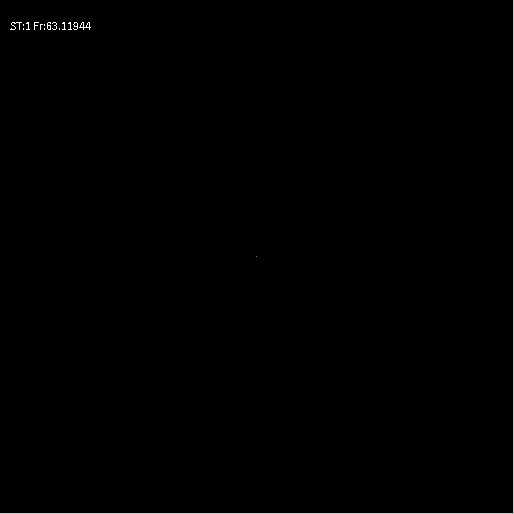
Frame 1 (no input)
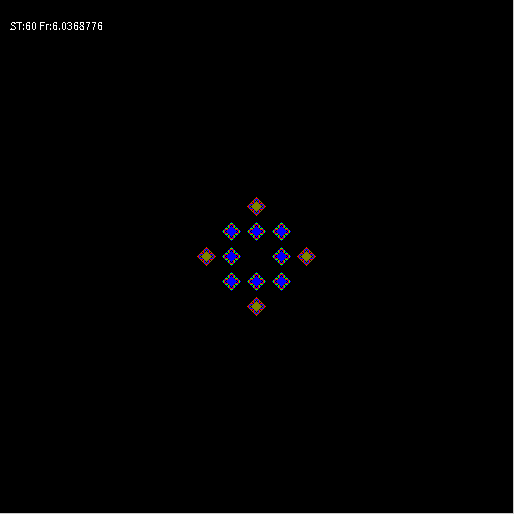
Frame 60 (the mouse pressed at the canvas centre just before this capture)
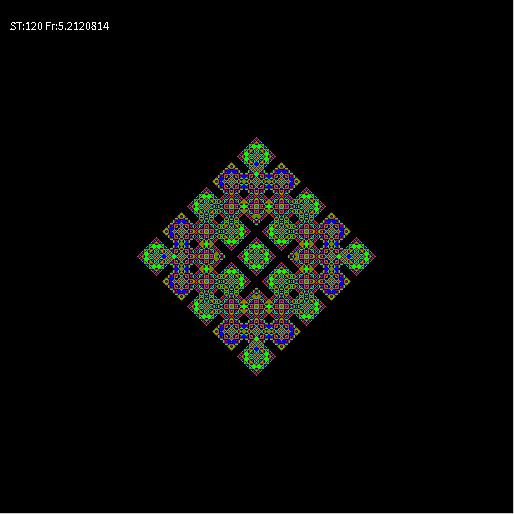
Frame 120 (the mouse held since frame 60 and released just before this capture)

The Processing sketch that drew these frames (run headless with seeded random() and noise(); from frame 60 on, the mouse is pressed at the canvas centre):

// Processing sketch: automat_wzrost2Dv1b
// ── automat_wzrost2Dv1b.pde
//Dwuwymiarowy, DETERMINISTYCZNY automat komórkowy - reguła "ZSUMUJ Z SĄSIADAMI I WEŹ MODULO". Kroki synchroniczne
//Zasiewanie tablicy na początku z zadaną gęstością lub pojedynczą komórką
//-////////////////////////////////////////////////////////////////////////////////////////////////////////////////
int WorldSize=513; //Ile chcemy elementów w linii?
int Div=5;
int[][] WorldOld=new int[WorldSize][WorldSize]; //Tworzenie tablic - w Processingu zawsze za pomocą alokacji
int[][] WorldNew=new int[WorldSize][WorldSize];
float IDens=0.0; //Początkowa gęstość w tablicy

void setup()
{
  size(514,514);    //Okno kwadratowe
  noSmooth();frameRate(20);
  if(IDens>0)
  {
   for(int i=0;i<WorldOld.length;i++) //Zasiewanie tablicy
    for(int j=0;j<WorldOld.length;j++) 
     if(random(1.0)<IDens)
       WorldOld[i][j]=int(random(Div));
  }
  else
  {
    WorldOld[WorldSize/2][WorldSize/2]=int(random(Div));
  }
}


int t=0;
void draw()
{  
  for(int i=0;i<WorldOld.length;i++) //Wizualizacja czyli "rysowanie na ekranie" 
  for(int j=0;j<WorldOld.length;j++) 
  {
    switch(WorldOld[i][j]){ //Instrukcja wyboru pozwala nam wybrać dowolny kolor w zależności od liczby w komórce
    case 3:stroke(128,128,0);break;
    case 2:stroke(255,0,0);break;
    case 1:stroke(0,0,255);break;
    case 0:stroke(0,0,0);break;
    default: stroke(0,255,0); //To się pojawiać nie powinno
    break;
    }
    point(i,j);
  }
  
  for(int i=0;i<WorldOld.length;i++) //Zmiana stanu automatu
  {
       //Reguła - "ZSUMUJ Z SĄSIADAMI I WEŹ MODULO"
       //liczenie indeksów sąsiadów z zawijaniem modulo
       int right = (i+1) % WorldSize;          
       int left  = (WorldSize+i-1) % WorldSize;
       
       for(int j=0;j<WorldOld.length;j++) 
       {
         int dw=(j+1) % WorldSize;   
         int up=(WorldSize+j-1) % WorldSize;
         
         int ile = WorldOld[i][j]
                 +WorldOld[left][j]+WorldOld[right][j]
                 +WorldOld[i][up]+WorldOld[i][dw]; //suma pięciu brana potem modulo 3
      
         WorldNew[i][j]=ile % Div; //Nowy stan zapisujemy na drugą tablicę
       }
   }
   
   //Zamiana tablic
   int[][] WorldTmp=WorldOld;
   WorldOld=WorldNew;
   WorldNew=WorldTmp;
   
   t++; //Kolejne pokolenie/krok/rok
   fill(255);
   text("ST:"+t+" Fr:"+frameRate,10,30);
}

//-////////////////////////////////////////////////////////////////////////////////
// Autor: Wojciech T. Borkowski
// Materiały do podręcznika "Processing w edukacji i symulacji
// https://github.com/borkowsk/sym4processing/tree/master/ProcessingWEdukacji
//-////////////////////////////////////////////////////////////////////////////////
